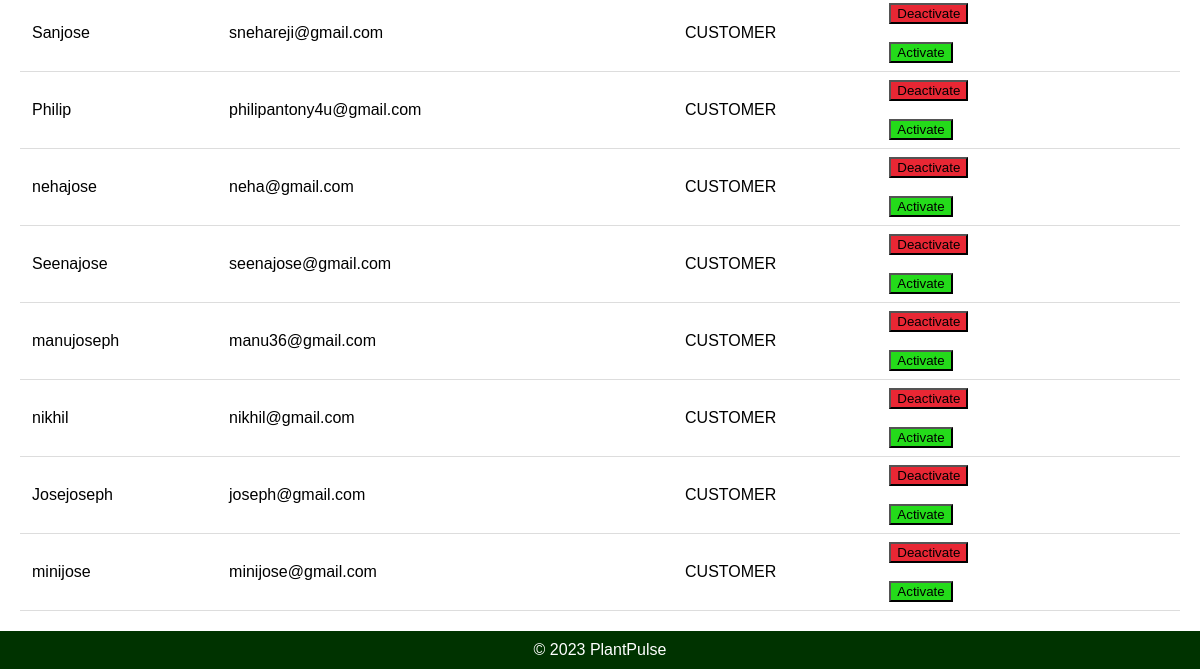
/user/ (lower part), run on an earlier commit of the app's database.
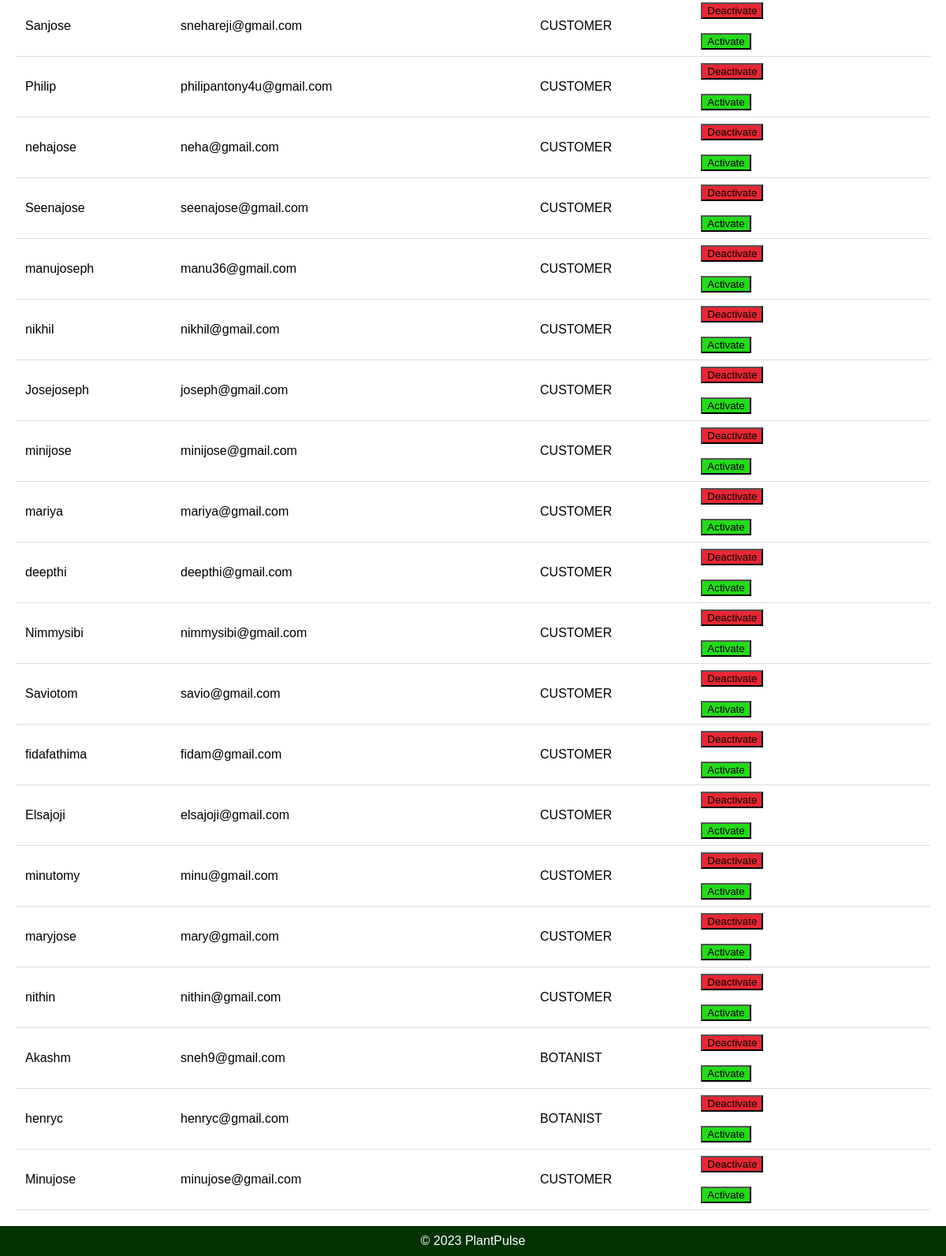
And on a later commit of the database.
### appplant/models.py (models this page shows)
class User(AbstractUser):
    email = models.EmailField(unique=True)
    USERNAME_FIELD = 'email'
    REQUIRED_FIELDS = ['username']
    class Role (models.TextChoices):
        ADMIN = "ADMIN",'Admin'
        CUSTOMER = "CUSTOMER",'CUSTOMER'
        BOTANIST = "BOTANIST", 'BOTANIST'
        HORTICULTURE = "HORTICULTURE", 'HORTICULTURE'
    role = models.CharField(max_length=50, choices= Role.choices)

### appplant/views.py (the view)
# urls.py: path('user/',views.user_r,name="user"),
def user_r(request):
    user_s = User.objects.all()  # Fetch all products
    return render(request, 'user.html', {'user_s': user_s})

### templates/user.html (shortened to what this page needs)
{% load static %}
<!DOCTYPE html>
<html lang="en">
<head>
</head>
<body>
    <div class="container">
        <table>
            {% for user in user_s %}
            <tr>
                <td>{{ user.username }}</td>
                <td>{{ user.email }}</td>
                <td>{{ user.role }}</td>
                <td>
                    <form action="{% url 'deactivate_user' user.id %}" method="post">
                        <button type="submit" class="deactivate-button">Deactivate</button>
                    </form>
                    <br>
                    <form action="{% url 'activate_user' user.id %}" method="post">
                        <button type="submit" class="activate-button">Activate</button>
                    </form>
                </td>
            </tr>
            {% endfor %}
        </table>
    </div>
    <div class="footer">
        &copy; 2023 PlantPulse
    </div>
</body>
</html>

What changed in the data, as far as the page shows it:
added User: username "mariya", email "mariya@gmail.com", role "CUSTOMER"
added User: username "deepthi", email "deepthi@gmail.com", role "CUSTOMER"
added User: username "Nimmysibi", email "nimmysibi@gmail.com", role "CUSTOMER"
added User: username "Saviotom", email "savio@gmail.com", role "CUSTOMER"
added User: username "fidafathima", email "fidam@gmail.com", role "CUSTOMER"
added User: username "Elsajoji", email "elsajoji@gmail.com", role "CUSTOMER"
added User: username "minutomy", email "minu@gmail.com", role "CUSTOMER"
added User: username "maryjose", email "mary@gmail.com", role "CUSTOMER"
added User: username "nithin", email "nithin@gmail.com", role "CUSTOMER"
added User: username "Akashm", email "sneh9@gmail.com", role "BOTANIST"
added User: username "henryc", email "henryc@gmail.com", role "BOTANIST"
added User: username "Minujose", email "minujose@gmail.com", role "CUSTOMER"
